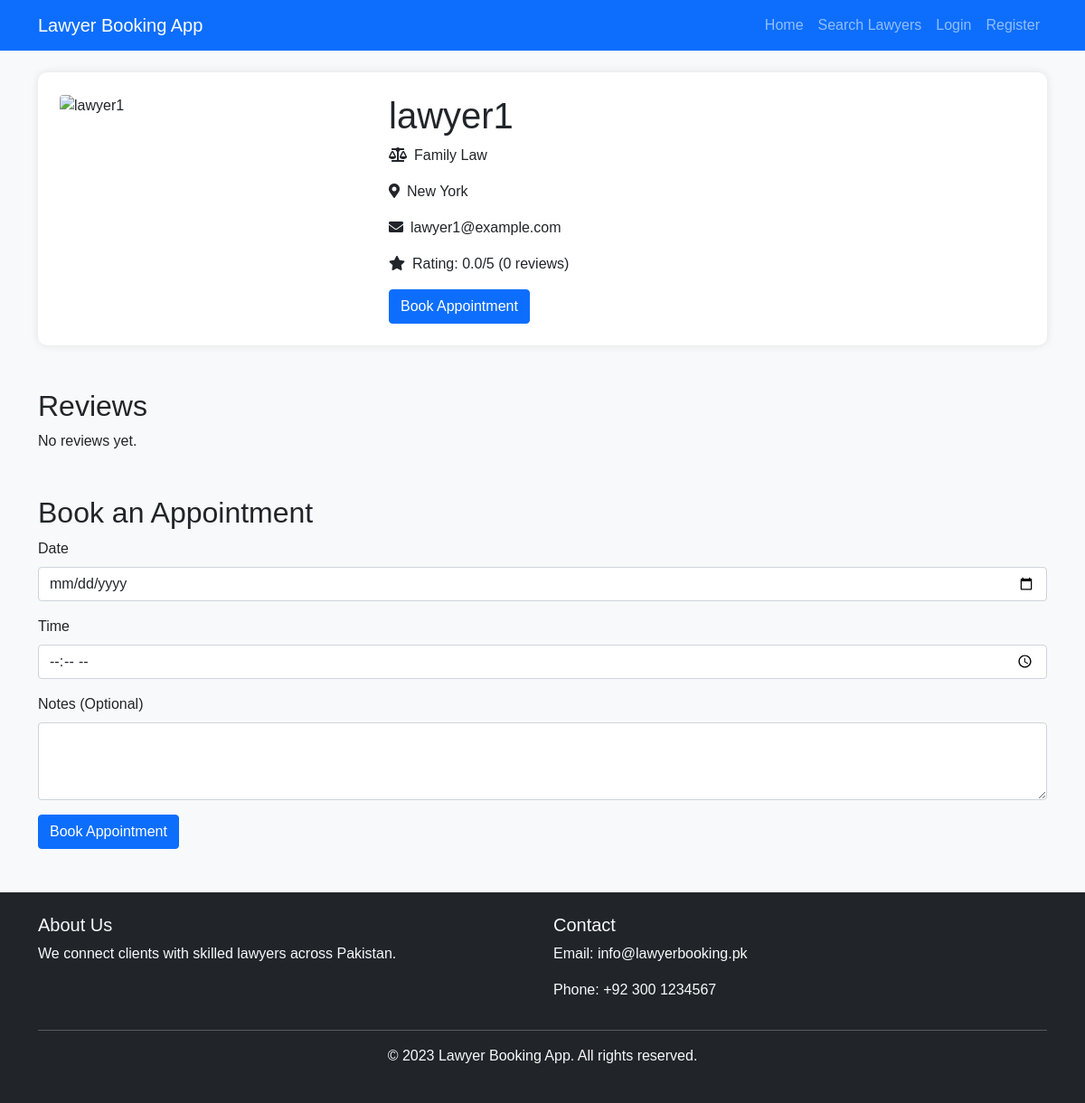
Screenshot of /lawyer_profile.php?id=1 with the database file from the repository.
### tables this page shows
CREATE TABLE IF NOT EXISTS Lawyers (
    id INT AUTO_INCREMENT PRIMARY KEY,
    user_id INT NOT NULL,
    license_number VARCHAR(50) NOT NULL,
    specialization VARCHAR(100) NOT NULL,
    city VARCHAR(100) NOT NULL,
    approval_status ENUM('pending', 'approved', 'rejected') DEFAULT 'pending',
    subscription_status ENUM('free', 'premium') DEFAULT 'free',
    created_at TIMESTAMP DEFAULT CURRENT_TIMESTAMP,
    updated_at TIMESTAMP DEFAULT CURRENT_TIMESTAMP ON UPDATE CURRENT_TIMESTAMP,
    FOREIGN KEY (user_id) REFERENCES Users(id) ON DELETE CASCADE
);

CREATE TABLE IF NOT EXISTS Users (
    id INT AUTO_INCREMENT PRIMARY KEY,
    username VARCHAR(50) UNIQUE NOT NULL,
    email VARCHAR(100) UNIQUE NOT NULL,
    password VARCHAR(255) NOT NULL,
    role ENUM('user', 'lawyer', 'admin') NOT NULL,
    created_at TIMESTAMP DEFAULT CURRENT_TIMESTAMP,
    updated_at TIMESTAMP DEFAULT CURRENT_TIMESTAMP ON UPDATE CURRENT_TIMESTAMP
);

### lawyer_profile.php (the view, shortened to what this page needs)
<?php
require_once "includes/config.php";
$lawyer_id = isset($_GET['id']) ? intval($_GET['id']) : 0;
$lawyer = null;
$reviews = [];
if ($lawyer_id > 0) {
    $sql = "SELECT l.*, u.username, u.email,
                   (SELECT AVG(rating) FROM RatingsReviews WHERE lawyer_id = l.id) as avg_rating,
                   (SELECT COUNT(*) FROM RatingsReviews WHERE lawyer_id = l.id) as review_count
            FROM Lawyers l
            JOIN Users u ON l.user_id = u.id
            WHERE l.id = ?";
    if ($stmt = mysqli_prepare($conn, $sql)) {
        mysqli_stmt_bind_param($stmt, "i", $lawyer_id);
        if (mysqli_stmt_execute($stmt)) {
            $result = mysqli_stmt_get_result($stmt);
            $lawyer = mysqli_fetch_assoc($result);
        }
    }
    $sql = "SELECT r.*, u.username as reviewer_name
            FROM RatingsReviews r
            JOIN Users u ON r.user_id = u.id
            WHERE r.lawyer_id = ?
            ORDER BY r.created_at DESC
            LIMIT 5";
    if ($stmt = mysqli_prepare($conn, $sql)) {
        mysqli_stmt_bind_param($stmt, "i", $lawyer_id);
        if (mysqli_stmt_execute($stmt)) {
            $result = mysqli_stmt_get_result($stmt);
            $reviews = mysqli_fetch_all($result, MYSQLI_ASSOC);
        }
    }
}
?>
<!DOCTYPE html>
<html lang="en">
<head>
    <link href="https://cdn.jsdelivr.net/npm/bootstrap@5.1.3/dist/css/bootstrap.min.css" rel="stylesheet">
    <link href="https://cdnjs.cloudflare.com/ajax/libs/font-awesome/5.15.3/css/all.min.css" rel="stylesheet">
</head>
<body>
<nav class="navbar navbar-expand-lg navbar-dark bg-primary">
    <div class="container">
        <a class="navbar-brand" href="index.php">Lawyer Booking App</a>
        <div class="collapse navbar-collapse" id="navbarNav">
            <ul class="navbar-nav ms-auto">
                <li class="nav-item">
                    <a class="nav-link" href="index.php">Home</a>
                </li>
                <li class="nav-item">
                    <a class="nav-link" href="search_lawyers.php">Search Lawyers</a>
                </li>
                <?php if(isset($_SESSION["loggedin"]) && $_SESSION["loggedin"] === true): ?>
                    <li class="nav-item">
                        <a class="nav-link" href="logout.php">Logout</a>
                    </li>
                <?php else: ?>
                    <li class="nav-item">
                        <a class="nav-link" href="login.php">Login</a>
                    </li>
                    <li class="nav-item">
                        <a class="nav-link" href="register.php">Register</a>
                    </li>
                <?php endif; ?>
            </ul>
        </div>
    </div>
</nav>
<div class="container mt-4">
    <?php if ($lawyer): ?>
        <div class="lawyer-profile p-4">
            <div class="row">
                <div class="col-md-4">
                    <img src="images/lawyer-placeholder.jpg" alt="<?php echo htmlspecialchars($lawyer['username']); ?>" class="img-fluid rounded">
                </div>
                <div class="col-md-8">
                    <h1><?php echo htmlspecialchars($lawyer['username']); ?></h1>
                    <p><i class="fas fa-balance-scale me-2"></i><?php echo htmlspecialchars($lawyer['specialization']); ?></p>
                    <p><i class="fas fa-map-marker-alt me-2"></i><?php echo htmlspecialchars($lawyer['city']); ?></p>
                    <p><i class="fas fa-envelope me-2"></i><?php echo htmlspecialchars($lawyer['email']); ?></p>
                    <p><i class="fas fa-star me-2"></i>Rating: <?php echo number_format($lawyer['avg_rating'], 1); ?>/5 (<?php echo $lawyer['review_count']; ?> reviews)</p>
                    <a href="#book-appointment" class="btn btn-primary">Book Appointment</a>
                </div>
            </div>
        </div>
        <div class="mt-5">
            <h2>Reviews</h2>
            <?php if (!empty($reviews)): ?>
                <?php foreach ($reviews as $review): ?>
                    <div class="card review-card mb-3">
                        <div class="card-body">
                            <h5 class="card-title">Rating: <?php echo $review['rating']; ?>/5</h5>
                            <h6 class="card-subtitle mb-2 text-muted">By <?php echo htmlspecialchars($review['reviewer_name']); ?> on <?php echo date('F j, Y', strtotime($review['created_at'])); ?></h6>
                            <p class="card-text"><?php echo htmlspecialchars($review['review']); ?></p>
                        </div>
                    </div>
                <?php endforeach; ?>
            <?php else: ?>
                <p>No reviews yet.</p>
            <?php endif; ?>
        </div>
        <div class="mt-5" id="book-appointment">
            <h2>Book an Appointment</h2>
            <form action="book_appointment.php" method="post">
                <div class="mb-3">
                    <label for="appointment_date" class="form-label">Date</label>
                    <input type="date" class="form-control" id="appointment_date" name="appointment_date" required>
                </div>
                <div class="mb-3">
                    <label for="appointment_time" class="form-label">Time</label>
                    <input type="time" class="form-control" id="appointment_time" name="appointment_time" required>
                </div>
                <div class="mb-3">
                    <label for="notes" class="form-label">Notes (Optional)</label>
                    <textarea class="form-control" id="notes" name="notes" rows="3"></textarea>
                </div>
                <button type="submit" class="btn btn-primary">Book Appointment</button>
            </form>
        </div>
    <?php else: ?>
        <p class="text-center">Lawyer not found.</p>
    <?php endif; ?>
</div>
<footer class="bg-dark text-light py-4 mt-5">
    <div class="container">
        <div class="row">
            <div class="col-md-6">
                <h5>About Us</h5>
                <p>We connect clients with skilled lawyers across Pakistan.</p>
            </div>
            <div class="col-md-6">
                <h5>Contact</h5>
                <p>Email: info@lawyerbooking.pk</p>
                <p>Phone: +92 300 1234567</p>
            </div>
        </div>
        <hr>
        <div class="text-center">
            <p>&copy; 2023 Lawyer Booking App. All rights reserved.</p>
        </div>
    </div>
</footer>
</body>
</html>

### lawyer_profile.php (style rules this page uses)
body { font-family: 'Arial', sans-serif; background-color: #f8f9fa; }
.lawyer-profile { background-color: #fff; border-radius: 10px; box-shadow: 0 0 10px rgba(0,0,0,0.1); }

### rows the page displays
lawyers: user.username "lawyer1", specialization "Family Law", city "New York", user.email "lawyer1@example.com"

### other values shown
$lawyer['avg_rating'] "0.0"
$lawyer['review_count'] "0"
